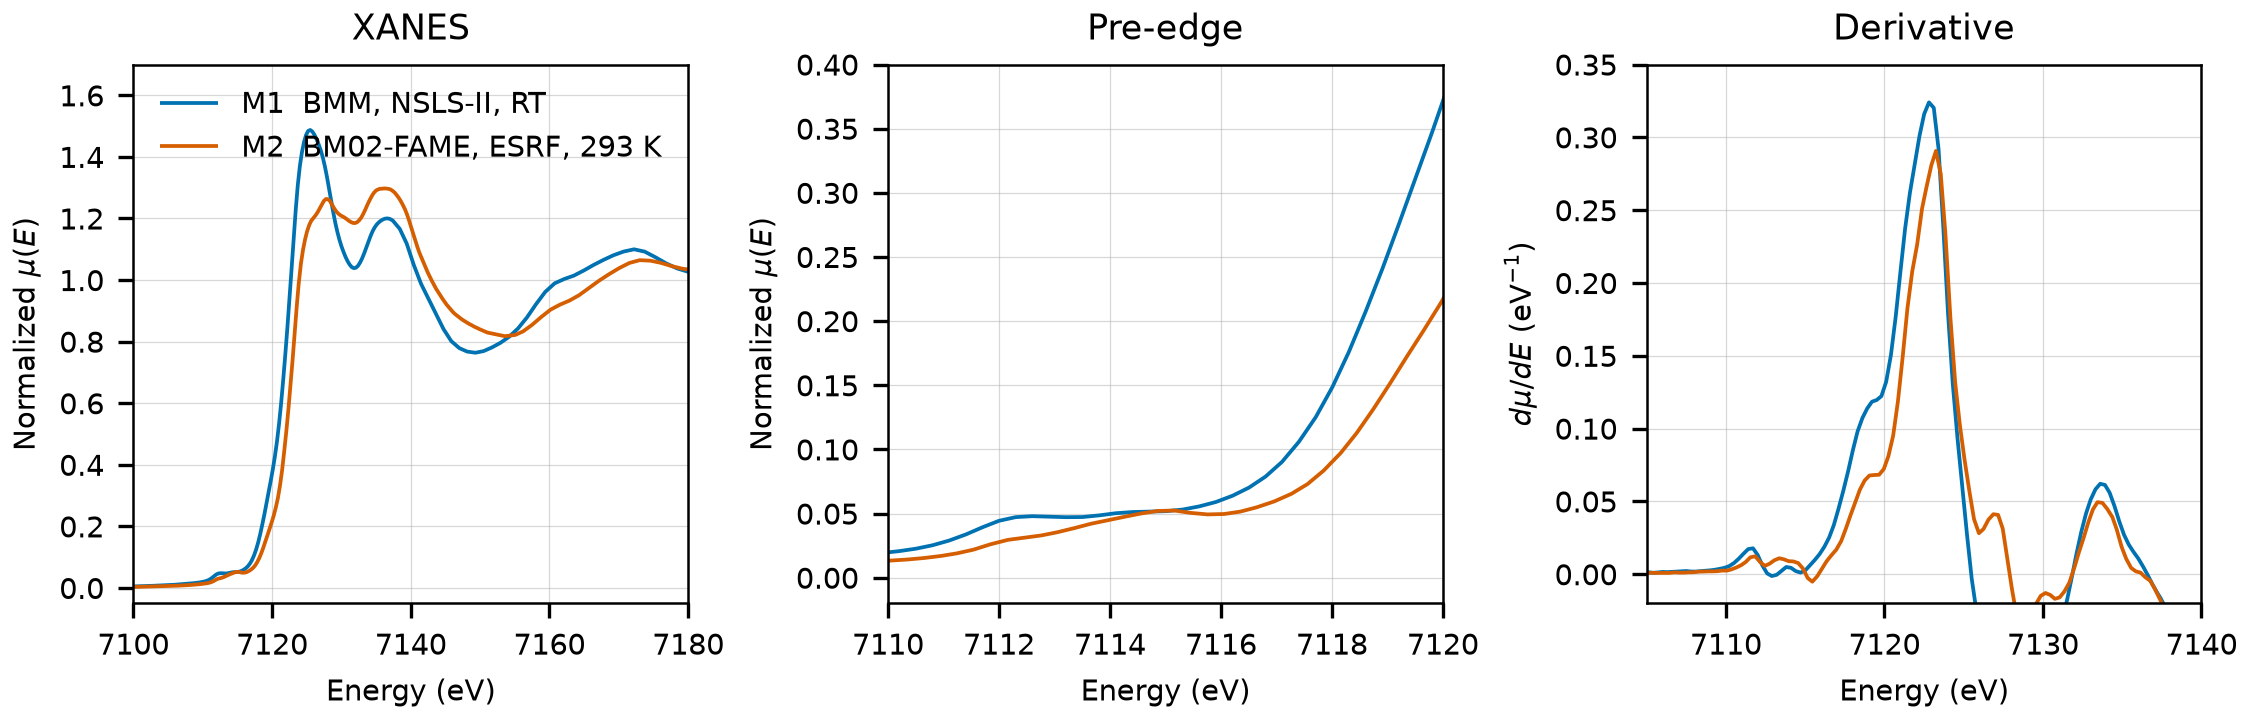

Python code for this plot:
"""Plot the experimental Fe K-edge spectra of siderite in this folder.

Run from this directory. The output replaces spectra_comparison.png, which the
README links to.
"""

import matplotlib.pyplot as plt
import numpy as np
from larch import Group
from larch.xafs import pre_edge

OUTPUT = "spectra_comparison.png"

MEASUREMENTS = [
    ("M1  BMM, NSLS-II, RT", "NIST/Fe-Siderite.xdi", {"mu_col": 3, "ref_cols": (5, 6)}, "#0072B2"),
    ("M2  BM02-FAME, ESRF, 293 K", "FAME/EXPERIMENT_DT_20170706_001-SPECTRUM_DT_20170706_001/XAS_trans_FeCO3/XAS_trans_FeCO3.data.txt", {"fame": True}, "#D55E00"),
]

FE_K_EDGE = 7112.0
PRE_EDGE_DEFAULTS = {"pre1": -150, "pre2": -30, "norm1": 150, "norm2": 800, "nnorm": 2, "nvict": 2}


def normalized(path, mu_col=None, ref_cols=None, fame=False):
    """Return a larch group with the normalized spectrum read from path."""
    if fame:
        with open(path) as handle:
            rows = [ln for ln in handle if ln.split() and ln.split()[0][:1].isdigit()]
        data = np.loadtxt(rows)
        energy = data[:, 0]
        mu = data[:, 1]
    else:
        data = np.loadtxt(path, comments="#")
        energy = data[:, 0]
        mu = data[:, mu_col]

        if ref_cols is not None:
            ref_mu = np.log(data[:, ref_cols[0]] / data[:, ref_cols[1]])
            ref_group = Group(energy=energy.copy(), mu=ref_mu)
            pre_edge(ref_group)
            eshift = FE_K_EDGE - ref_group.e0
            energy = energy + eshift

    group = Group(energy=energy, mu=mu)
    pre_edge(group, **PRE_EDGE_DEFAULTS)
    return group


def main():
    plt.rcParams.update({"font.size": 7, "axes.linewidth": 0.6})
    fig, axes = plt.subplots(1, 3, figsize=(7.5, 2.4), constrained_layout=True)

    for label, path, kwargs, color in MEASUREMENTS:
        group = normalized(path, **kwargs)
        derivative = np.gradient(group.flat, group.energy)
        axes[0].plot(group.energy, group.flat, color=color, lw=0.9, label=label)
        axes[1].plot(group.energy, group.flat, color=color, lw=0.9)
        axes[2].plot(group.energy, derivative, color=color, lw=0.9)

    axes[0].set(
        xlim=(7100, 7180),
        ylim=(-0.05, 1.7),
        xlabel="Energy (eV)",
        ylabel=r"Normalized $\mu(E)$",
        title="XANES",
    )
    axes[0].legend(frameon=False, loc="upper left")

    axes[1].set(
        xlim=(7110, 7120),
        ylim=(-0.02, 0.4),
        xlabel="Energy (eV)",
        ylabel=r"Normalized $\mu(E)$",
        title="Pre-edge",
    )

    axes[2].set(
        xlim=(7105, 7140),
        ylim=(-0.02, 0.35),
        xlabel="Energy (eV)",
        ylabel=r"$d\mu/dE$ (eV$^{-1}$)",
        title="Derivative",
    )

    for ax in axes:
        ax.grid(True, lw=0.3, alpha=0.5)

    fig.savefig(OUTPUT, dpi=300)
    plt.close(fig)
    print(f"wrote {OUTPUT}")


if __name__ == "__main__":
    main()
